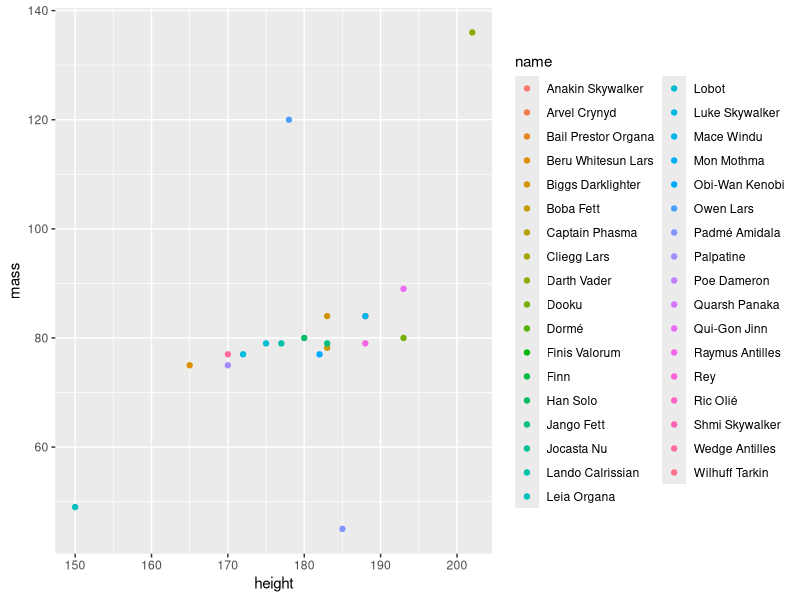
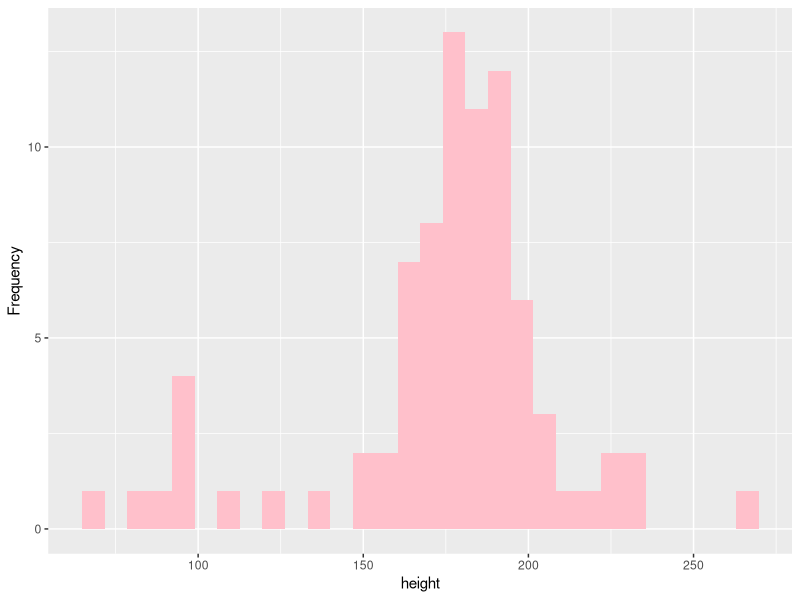
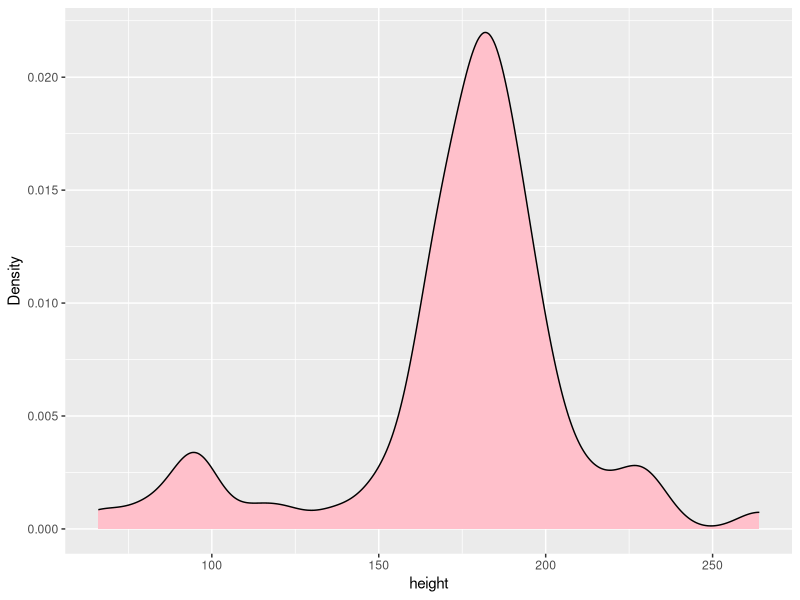
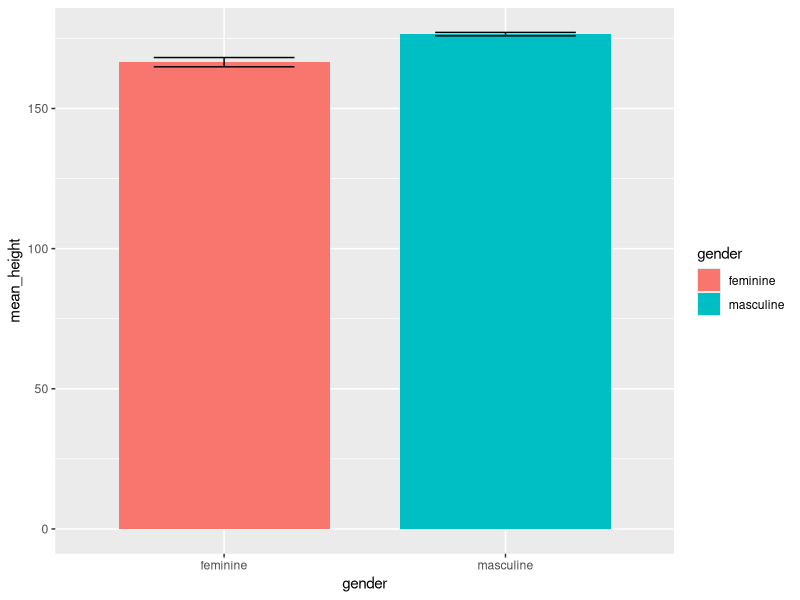
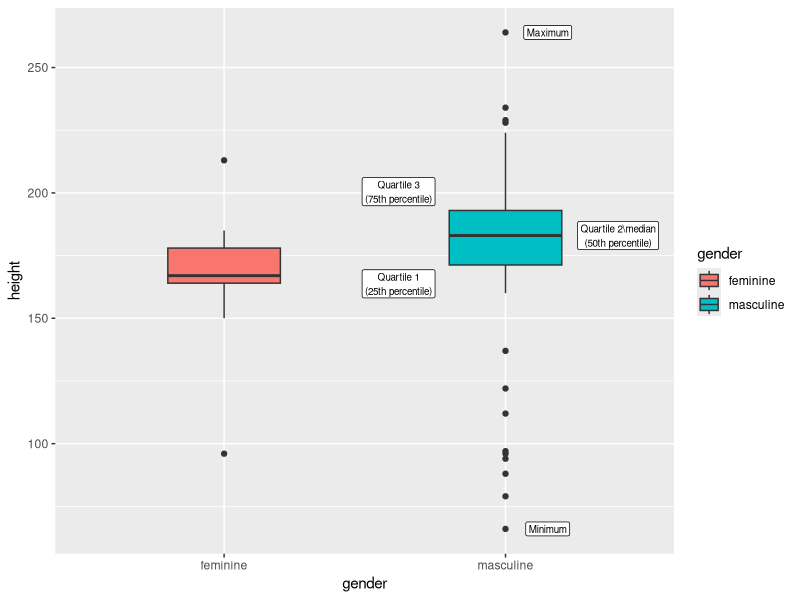
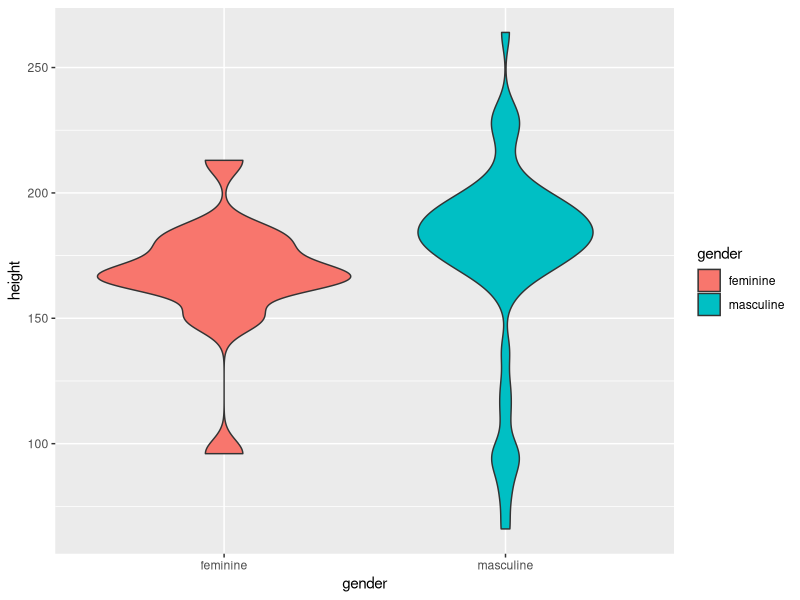

Reproduce these figures in R, in order.
## ---- chunk 1

library(tidyverse) 

## ---- chunk 2
#| label: fig-scatter
#| fig-cap: "Scatterplot of height vs. mass" 
#| message: FALSE 
#| warning: FALSE

dplyr::starwars %>% 
  dplyr::filter(species == "Human") %>%
  ggplot2::ggplot(mapping = aes(x = height, y = mass, colour = name)) + 
  ggplot2::geom_point()

## ---- chunk 3
#| label: fig-hisdens
#| fig-cap: "Histograms and density plots of height" 
#| fig-subcap:
#|   - "Histogram"
#|   - "Density plot" 
#| layout-ncol: 2
#| message: FALSE 
#| warning: FALSE

dplyr::starwars %>% 
  ggplot2::ggplot(aes(x = height)) +
  ggplot2::geom_histogram(fill="pink") +
  ggplot2::ylab("Frequency")

dplyr::starwars %>% 
  ggplot2::ggplot(aes(x = height)) +
  ggplot2::geom_density(fill="pink") +
  ggplot2::ylab("Density")

## ---- chunk 4
#| label: fig-bar
#| fig-cap: "Barchart of mean height by character gender. Error bars represent +/- 1 SE" 
#| message: FALSE 
#| warning: FALSE

dplyr::starwars %>%
  dplyr::filter(!is.na(gender) & !is.na(height)) %>%
  dplyr::group_by(gender) %>% 
  dplyr::summarize(mean_height = mean(height, na.rm = T), se_height = sd(height, na.rm = T)/n()) %>% 
  ggplot2::ggplot(aes(x = gender, y = mean_height, fill = gender))+
  ggplot2::geom_bar(stat="identity", width = .75) +
  ggplot2::geom_errorbar(aes(ymin = mean_height - se_height, ymax = mean_height + se_height),width = .5)
## ---- chunk 5
#| message: FALSE 
#| warning: FALSE
#| echo: FALSE

starbuild<-dplyr::starwars %>% 
  dplyr::filter(!is.na(gender) & !is.na(height)) %>%
  ggplot2::ggplot(aes(x = gender, y = height, fill = gender), na.rm = FALSE)+
  ggplot2::geom_boxplot(width = .4)

starbuild<-ggplot2::ggplot_build(starbuild)
constant<-7.5
boxlabels<-tibble::tibble(labels = c("Minimum", "Quartile 1\n(25th percentile)",
                          "Quartile 2\\median\n(50th percentile)","Quartile 3\n(75th percentile)","Maximum"), height = c(starbuild$data[[1]]$ymin_final[2],starbuild$data[[1]]$lower[2]-constant,starbuild$data[[1]]$middle[2],starbuild$data[[1]]$upper[2]+constant,starbuild$data[[1]]$ymax_final[2]),
                          horz = c(2.15,1.62,2.4,1.62,2.15))
## ---- chunk 6
#| label: fig-box
#| fig-cap: "Boxplot of height by character gender."
#| message: FALSE 
#| warning: FALSE

dplyr::starwars %>% 
  dplyr::filter(!is.na(gender) & !is.na(height)) %>%
  ggplot2::ggplot(aes(x = gender, y = height, fill = gender), na.rm = FALSE)+
  ggplot2::geom_boxplot(width = .4) +
  ggplot2::geom_label(data = boxlabels, aes(x = horz, y = height, label = labels),inherit.aes = FALSE, size = 2.5)
## ---- chunk 7
#| label: fig-violin
#| fig-cap: "Violinplot of height by character gender."
#| message: FALSE 
#| warning: FALSE

dplyr::starwars %>% 
  dplyr::filter(!is.na(gender) & !is.na(height)) %>%
  ggplot2::ggplot(aes(x = gender, y = height, fill = gender), na.rm = FALSE)+
  ggplot2::geom_violin()
